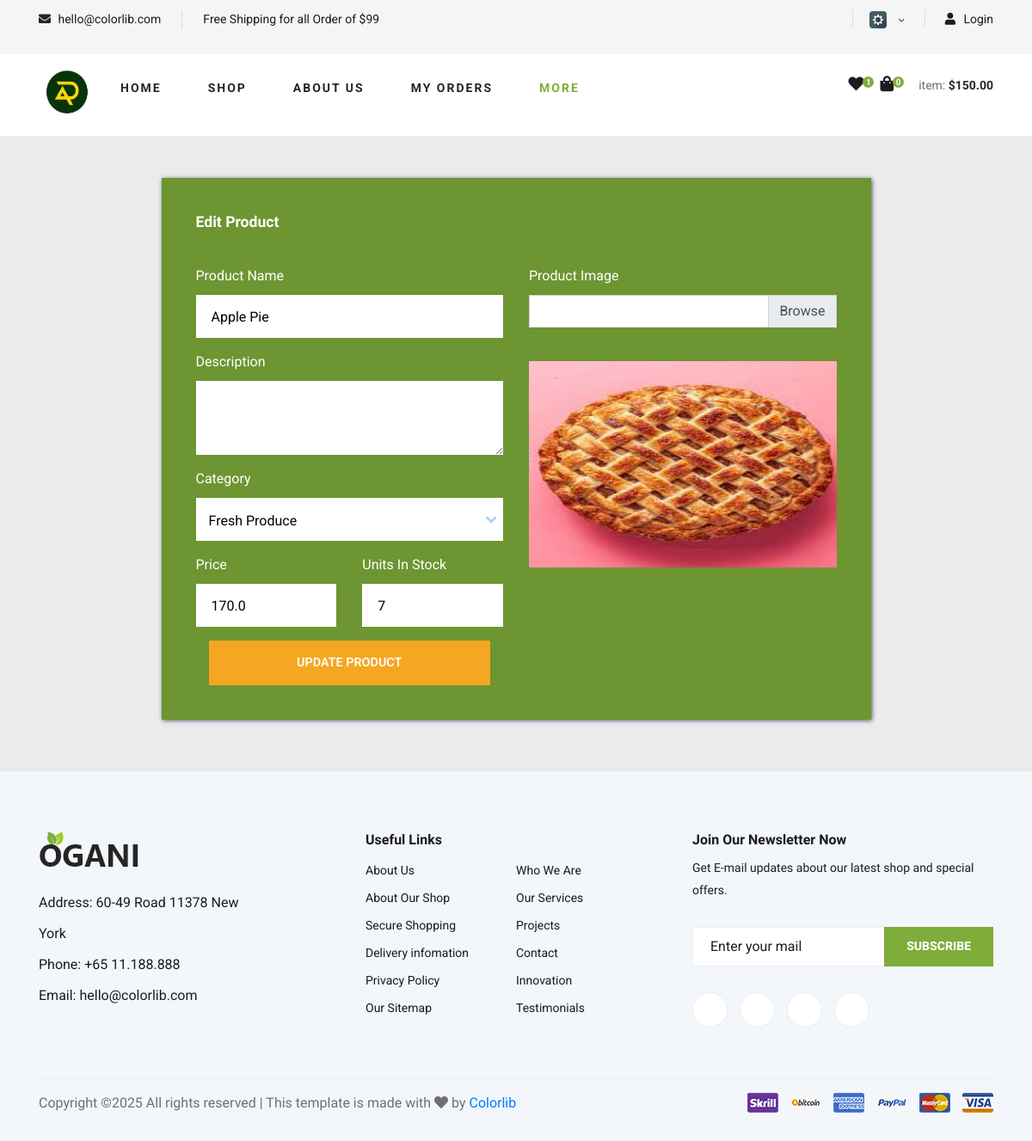
The app's page /edit-products/1 with its own data.
### shop/models.py (models this page shows)
class Product(db.Model):
    id = db.Column(db.Integer, primary_key=True)
    username = db.Column(db.String(255), nullable=False)
    name = db.Column(db.String(100), nullable=False)
    description = db.Column(db.Text, nullable=False)
    category = db.Column(db.String(50), nullable=False)
    price = db.Column(db.Float, nullable=False)
    stock = db.Column(db.Integer, nullable=False)
    image_filename = db.Column(db.String(100))
    cart_items = db.relationship('CartItem', back_populates='product')

### shop/routes.py (the view, shortened to what this page needs)
@app.route('/edit-products/<int:product_id>', methods=['GET', 'POST'])
def editproducts(product_id):
    username = session.get('name')
    cart_items = CartItem.query.filter_by(username=username).all()
    total_items = len(cart_items)
    form = AddProductForm()
    product = Product.query.get(product_id)
    return render_template('seller/edit-product.html', product=product, form=form, cart_items=cart_items, total_items=total_items)

### shop/forms.py
class AddProductForm(FlaskForm):
    name = StringField('Product Name', validators=[InputRequired()], render_kw={'style': 'background-color: #ffffff; color: #000000;'})
    description = TextAreaField('Description', validators=[InputRequired()], render_kw={'style': 'background-color: #ffffff; color: #000000;'})
    category = SelectField('Category', choices=[
        ('Fresh Produce', 'Fresh Produce'),
        ('Snack and Candy', 'Snack and Candy'),
        ('Pantry Staples', 'Pantry Staples'),
        ('Gourmet Foods', 'Gourmet Foods'),
        ('Beverages', 'Beverages')
    ], render_kw={'style': 'background-color: #ffffff; color: #000000;'})
    price = FloatField('Price', render_kw={'style': 'background-color: #ffffff; color: #000000;'})
    stock = IntegerField('Units In Stock', render_kw={'style': 'background-color: #ffffff; color: #000000;'})
    product_image = FileField('Product Image', validators=[FileAllowed(['jpg', 'jpeg', 'png'], 'Images only!')])

### templates/seller/edit-product.html (shortened to what this page needs)
{% include 'navbar.html' %}
<!DOCTYPE html>
<html lang="en">
  <head>
    <link rel="stylesheet" href="{{ url_for('static', filename='css2/fontawesome.min.css') }}" />
    <link rel="stylesheet" href="{{ url_for('static', filename='jquery-ui-datepicker/jquery-ui.min.css') }}" type="text/css" />
    <link rel="stylesheet" href="{{ url_for('static', filename='css2/css/bootstrap.min.css') }}" />
    <link rel="stylesheet" href="{{ url_for('static', filename='css2/templatemo-style.css') }}">
  </head>
  <body style="background-color: #ecebeb;">
    <div class="container tm-mt-big tm-mb-big" style="padding-top: 150px; background-color: #ecebeb;">
        <div class="row">
            <div class="col-xl-9 col-lg-10 col-md-12 col-sm-12 mx-auto">
                <div class="tm-bg-primary-dark tm-block tm-block-h-auto" style="background-color: #6D9531 ;">
                    <div class="row">
                        <div class="col-12" style="background-color: #6D9531; margin-bottom: 10px;">
                            <h2 class="tm-block-title d-inline-block">Edit Product</h2>
                        </div>
                    </div>
                    <div class="row tm-edit-product-row">
                        <div class="col-xl-6 col-lg-6 col-md-12">
                            <form method="POST" action="" class="tm-edit-product-form" enctype="multipart/form-data">
                                <div class="form-group mb-3">
                                    {{ form.name.label(for="name", class="form-label") }}
                                    {{ form.name(id="name", class="form-control validate", value=product.name) }}
                                </div>
                                <div class="form-group mb-3">
                                    {{ form.description.label(for="description", class="form-label") }}
                                    {{ form.description(id="description", class="form-control validate", value=product.description) }}
                                </div>
                                <div class="form-group mb-3">
                                    {{ form.category.label(for="category", class="form-label") }}
                                    {{ form.category(id="category", class="custom-select tm-select-accounts", value=product.category) }}
                                </div>
                                <div class="row">
                                    <div class="form-group mb-3 col-xs-12 col-sm-6">
                                        {{ form.price.label(for="price", class="form-label") }}
                                        {{ form.price(id="price", class="form-control validate", value=product.price) }}
                                    </div>
                                    <div class="form-group mb-3 col-xs-12 col-sm-6">
                                        {{ form.stock.label(for="stock", class="form-label") }}
                                        {{ form.stock(id="stock", class="form-control validate", value=product.stock) }}
                                    </div>
                                </div>
                                <div class="col-12">
                                  <button type="submit" class="btn btn-primary btn-block text-uppercase">Update Product</button>
                                </div>
                            </div>
                            <div class="col-xl-6 col-lg-6 col-md-12 mx-auto mb-4">
                              <div class="form-group mb-3">
                                <label for="product_image">Product Image</label>
                                <div class="custom-file">
                                  {{ form.product_image.label(class="form-label") }}
                                  <label class="custom-file-label" for="fileInput">Choose file</label>
                                </div>
                              </div>
                              <div class="tm-product-img-dummy mx-auto">
                                <img id="previewImage" src="{{ url_for('static', filename='images/' + product.image_filename) }}" alt="Preview" style="width: 100%; height: 100%;" />
                            </div>
                              <div class="custom-file mt-3 mb-3">
                              </div>
                            </div>
                        </div>
                    </div>
                </div>
            </div>
        </div>
</body>
    <footer class="footer spad">
      <div class="container">
          <div class="row">
              <div class="col-lg-3 col-md-6 col-sm-6">
                  <div class="footer__about">
                      <div class="footer__about__logo">
                          <a href="./index.html"><img src="static/img/logo.png" alt=""></a>
                      </div>
                      <ul>
                          <li>Address: 60-49 Road 11378 New York</li>
                          <li>Phone: +65 11.188.888</li>
                          <li>Email: hello@colorlib.com</li>
                      </ul>
                  </div>
              </div>
              <div class="col-lg-4 col-md-6 col-sm-6 offset-lg-1">
                  <div class="footer__widget">
                      <h6>Useful Links</h6>
                      <ul>
                          <li><a href="#">About Us</a></li>
                          <li><a href="#">About Our Shop</a></li>
                          <li><a href="#">Secure Shopping</a></li>
                          <li><a href="#">Delivery infomation</a></li>
                          <li><a href="#">Privacy Policy</a></li>
                          <li><a href="#">Our Sitemap</a></li>
                      </ul>
                      <ul>
                          <li><a href="#">Who We Are</a></li>
                          <li><a href="#">Our Services</a></li>
                          <li><a href="#">Projects</a></li>
                          <li><a href="#">Contact</a></li>
                          <li><a href="#">Innovation</a></li>
                          <li><a href="#">Testimonials</a></li>
                      </ul>
                  </div>
              </div>
              <div class="col-lg-4 col-md-12">
                  <div class="footer__widget">
                      <h6>Join Our Newsletter Now</h6>
                      <p>Get E-mail updates about our latest shop and special offers.</p>
                      <form action="#">
                          <input type="text" placeholder="Enter your mail">
                          <button type="submit" class="site-btn">Subscribe</button>
                      </form>
                      <div class="footer__widget__social">
                          <a href="#"></a>
                          <a href="#"></a>
                          <a href="#"></a>
                          <a href="#"></a>
                      </div>
                  </div>
              </div>
          </div>
          <div class="row">
              <div class="col-lg-12">
                  <div class="footer__copyright">
                      <div class="footer__copyright__text"><p>
  Copyright &copy;<script>document.write(new Date().getFullYear());</script> All rights reserved | This template is made with <i class="fa fa-heart" aria-hidden="true"></i> by <a href="https://colorlib.com" target="_blank">Colorlib</a>
  </p></div>
                      <div class="footer__copyright__payment"><img src="static/img/payment-item.png" alt=""></div>
                  </div>
              </div>
          </div>
      </div>
  </footer>
  </body>
</html>

### static/css/style.css (style rules this page uses)
html, body { height: 100%; font-family: "Cairo", sans-serif; -webkit-font-smoothing: antialiased; font-smoothing: antialiased; }
h1, h2, h3, h4, h5, h6 { margin: 0; color: #111111; font-weight: 400; font-family: "Cairo", sans-serif; }
h2 { font-size: 36px; }
h6 { font-size: 16px; }
p { font-size: 16px; font-family: "Cairo", sans-serif; color: #6f6f6f; font-weight: 400; line-height: 26px; margin: 0 0 15px 0; }
img { max-width: 100%; }
ul, ol { padding: 0; margin: 0; }
.spad { padding-top: 100px; padding-bottom: 100px; }
.site-btn { font-size: 14px; color: #ffffff; font-weight: 800; text-transform: uppercase; display: inline-block; padding: 13px 30px 12px; background: #7fad39; border: none; }
.footer { background: #F3F6FA; padding-top: 70px; padding-bottom: 0; }
.footer__about { margin-bottom: 30px; }
.footer__about ul li { font-size: 16px; color: #1c1c1c; line-height: 36px; list-style: none; }
.footer__about__logo { margin-bottom: 15px; }
.footer__about__logo a { display: inline-block; }
.footer__widget { margin-bottom: 30px; overflow: hidden; }
.footer__widget h6 { color: #1c1c1c; font-weight: 700; margin-bottom: 10px; }
.footer__widget ul { width: 50%; float: left; }
.footer__widget ul li { list-style: none; }
.footer__widget ul li a { color: #1c1c1c; font-size: 14px; line-height: 32px; }
.footer__widget p { font-size: 14px; color: #1c1c1c; margin-bottom: 30px; }
.footer__widget form { position: relative; margin-bottom: 30px; }
.footer__widget form input { width: 100%; font-size: 16px; padding-left: 20px; color: #1c1c1c; height: 46px; border: 1px solid #ededed; }
.footer__widget form input::placeholder { color: #1c1c1c; }
.footer__widget form button { position: absolute; right: 0; top: 0; padding: 0 26px; height: 100%; }
.footer__widget .footer__widget__social a { display: inline-block; height: 41px; width: 41px; font-size: 16px; color: #404040; border: 1px solid #ededed; border-radius: 50%; line-height: 38px; text-align: center; background: #ffffff; -webkit-transition: all, 0.3s; -moz-transition: all, 0.3s; -ms-transition: all, 0.3s; -o-transition: all, 0.3s; transition: all, 0.3s; margin-right: 10px; }
.footer__widget .footer__widget__social a:last-child { margin-right: 0; }
.footer__copyright { border-top: 1px solid #ebebeb; padding: 15px 0; overflow: hidden; margin-top: 20px; }
.footer__copyright__text { font-size: 14px; color: #1c1c1c; float: left; line-height: 25px; }
.footer__copyright__payment { float: right; }
@media only screen and (min-width: 1200px) { .container { max-width: 1170px; } }

### static/css2/templatemo-style.css (style rules this page uses)
html { font-size: 16px; overflow-x: hidden; }
body { font-family: Roboto, Helvetica, Arial, sans-serif; background-color: #4e657a; overflow-x: hidden; }
.tm-mt-big { margin-top: 57px; }
.tm-mb-big { margin-bottom: 60px; }
.tm-block { padding: 40px; -webkit-box-shadow: 1px 1px 5px 0 #455c71; -moz-box-shadow: 1px 1px 5px 0 #455c71; box-shadow: 1px 1px 5px 0 #455c71; min-height: 350px; height: 100%; max-height: 450px; }
.tm-block-h-auto { min-height: 1px; max-height: none; height: auto; }
.tm-block-title { font-size: 1.1rem; font-weight: 700; color: #fff; margin-bottom: 30px; }
.form-control { background-color: #54657d; color: #fff; border: 0; }
.form-group label { color: #fff; margin-bottom: 10px; }
.form-control { padding: 19px 18px; border-radius: 0; height: 50px; }
.form-group { margin-bottom: 15px; }
.btn { border-radius: 0; padding: 13px 28px; transition: all 0.2s ease; max-width: 100%; }
.btn-primary { color: #fff; background-color: #f5a623; border: 2px solid #f5a623; font-size: 90%; font-weight: 600; }
.custom-file-label { border-radius: 0; }
.tm-bg-primary-dark { background-color: #435c70; }
.custom-select { width: 100%; border: none; color: #acc6de; height: 50px; -webkit-appearance: none; -moz-appearance: none; -ms-appearance: none; -o-appearance: none; appearance: none; -webkit-border-radius: 0; -moz-border-radius: 0; -ms-border-radius: 0; -o-border-radius: 0; border-radius: 0; padding: 15px; background: url(../img/arrow-down.png) 98% no-repeat #50657b; }
.custom-select { height: 50px; border-radius: 0; }
.tm-product-img-dummy { max-width: 100%; height: 240px; display: flex; align-items: center; justify-content: center; color: #fff; background: #aaa; }

### records on screen
Product: name "Apple Pie", category "Fresh Produce", price "170.0", stock "7", image_filename (picture)

### other values on screen
{{ total_items }} "0"
